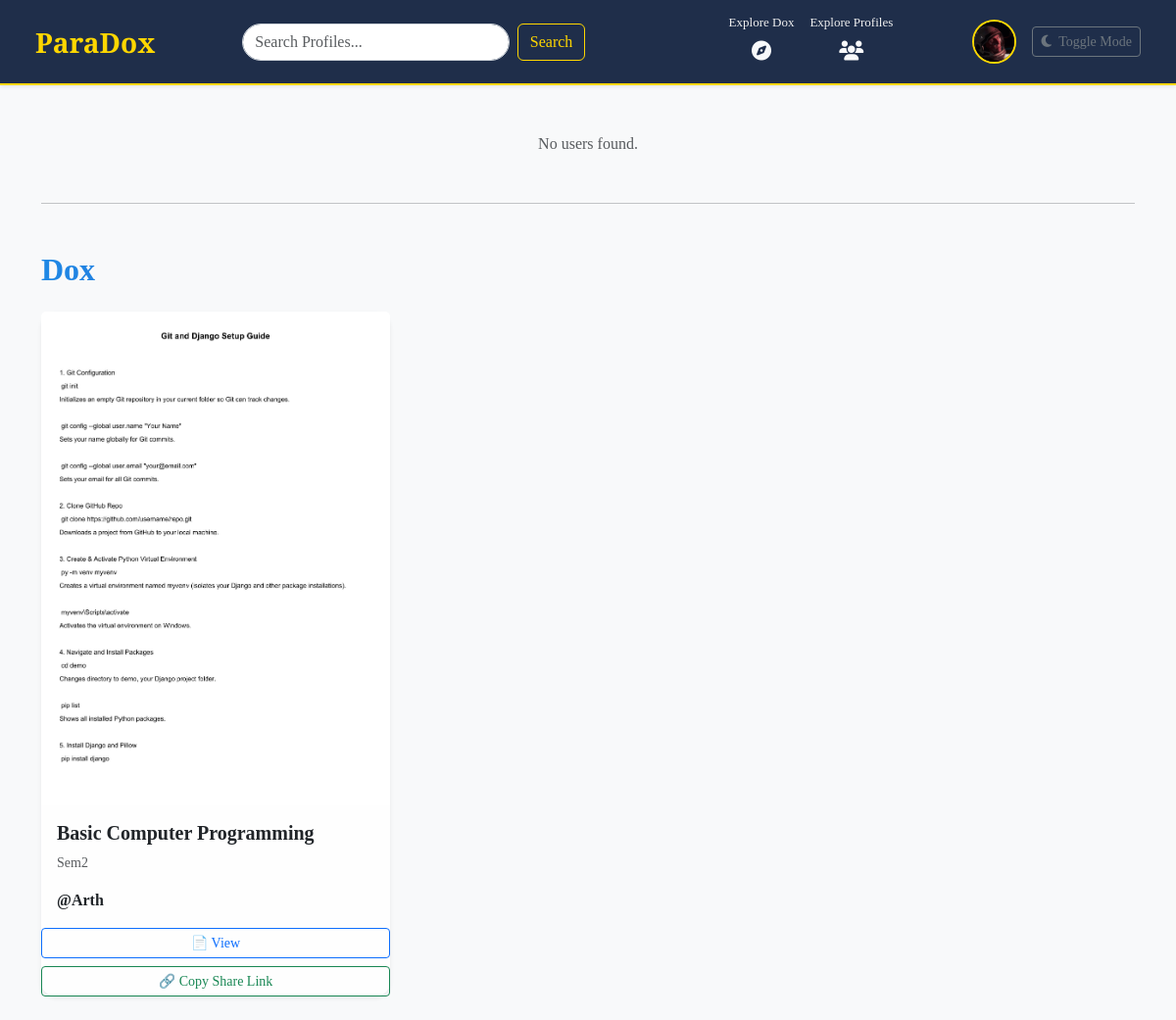
/index/ (signed in), run on the app's committed database.
### apps/dashboard/models.py (models this page shows)
class User(models.Model):
    email = models.EmailField(unique=True)
    name = models.CharField(max_length=100, default="User", null=True, blank=True)
    mobile = models.CharField(max_length=14, unique=True)
    password = models.CharField(max_length=255)
    otp = models.IntegerField(null=True, blank=True)
    is_active = models.BooleanField(default=False)
    followers = models.ManyToManyField('self', symmetrical=False, related_name='following', blank=True)
    bio = models.TextField(blank=True, null=True)
    profile_image = models.ImageField(upload_to='profile_images/',blank=True, null=True)

class Document(models.Model):
    user = models.ForeignKey(User, on_delete=models.CASCADE)
    file = models.FileField(upload_to='documents/')
    title = models.CharField(max_length=100)
    description = models.TextField(blank=True)
    file = models.FileField(upload_to='documents/')
    thumbnail = models.ImageField(upload_to='thumbnails/', blank=True, null=True)
    uploaded_at = models.DateTimeField(auto_now_add=True)

### apps/dashboard/views.py (the view)
# urls.py: path('index/', views.index, name='index'),
@login_required
def index(request):
    user_id = request.session.get('user_id')
    current_user = User.objects.get(id=user_id)
    query = request.GET.get('query')
    users = list(User.objects.filter(name__icontains=query).exclude(id=user_id)) if query else list(User.objects.exclude(id=user_id))
    documents = list(Document.objects.all())
    random.shuffle(users)
    random.shuffle(documents)
    for doc in documents:
        doc.comment_data = json.dumps([
            {
                "user": c.user.name,
                "text": c.text,
                "created_at": c.created_at.strftime("%b %d %H:%M")
            }
            for c in doc.comments.all()
        ], cls=DjangoJSONEncoder)
    return render(request, 'dashboard/index.html', {
        'users': users[:10],
        'documents': documents[:10],
        'query': query,
        'current_user': current_user
    })

### apps/dashboard/context_processors.py (called while the page is built)
def current_user(request):
    user_id = request.session.get('user_id')
    if user_id:
        try:
            user = User.objects.get(id=user_id)
            return {'user': user}
        except User.DoesNotExist:
            return {}
    return {}

### apps/dashboard/views.py (called while the page is built)
def login_required(view_func):
    @wraps(view_func)
    def wrapper(request, *args, **kwargs):
        if 'user_id' not in request.session:
            return redirect('sign_in')
        return view_func(request, *args, **kwargs)
    return wrapper

### apps/dashboard/templates/dashboard/index.html (shortened to what this page needs)
{% extends 'dashboard/base.html' %}
{% load static %}
{% block body %}
<div class="container mt-5">
  {% if users %}
  <div class="row">
    {% for user in users %}
    <div class="col-md-4 mb-4">
      <div class="card glass-card shadow-sm border-0">
        <div class="card-body text-center">
          <img
            src="{% if user.profile_image %}{{ user.profile_image.url }}{% else %}{% static 'dashboard/images/default-profile-icon.jpg' %}{% endif %}"
            class="rounded-circle mb-3 border border-3" width="90" height="90" style="object-fit: cover;" />
          <h5 class="card-title mb-1">
            <a href="{% url 'public_profile' user.id %}" class="text-decoration-none text-dark fw-bold">
              @{{ user.name }}
            </a>
          </h5>
          <p class="text-muted mb-3 small">{{ user.bio|default:"No bio added yet." }}</p>
          <form method="post" action="{% url 'toggle_follow' user.id %}">
            {% csrf_token %}
            {% if user in current_user.following.all %}
            <button type="submit" class="btn btn-danger btn-sm rounded-pill px-4">Unfollow</button>
            {% else %}
            <button type="submit" class="btn btn-primary btn-sm rounded-pill px-4">Follow</button>
            {% endif %}
          </form>
        </div>
      </div>
    </div>
    {% endfor %}
  </div>
  {% else %}
  <p class="text-center text-muted">No users found.</p>
  {% endif %}
  <hr class="my-5">
  <h2 class="mb-4 fw-bold text-gradient">Dox</h2>
  <div class="row">
    {% for doc in documents %}
    <div class="col-md-4 mb-4">
      <div class="card h-100 glass-card shadow-sm border-0">
        <img
          src="{% if doc.thumbnail %}{{ doc.thumbnail.url }}{% else %}{% static 'dashboard/images/default-thumbnail.png' %}{% endif %}"
          class="card-img-top doc-trigger" style="cursor: pointer;" data-id="{{ doc.id }}" {% if doc.file %}
          data-file="{{ doc.file.url }}" {% else %} data-file="" {% endif %} data-title="{{ doc.title|escapejs }}"
          data-description="{{ doc.description|escapejs }}" data-user="{{ doc.user.name|escapejs }}"
          data-comments='[{% for c in doc.comments.all %}{"user": "{{ c.user.name|escapejs }}", "text": "{{ c.text|escapejs }}"}{% if not forloop.last %},{% endif %}{% endfor %}]'>
        <div class="card-body">
          <h5 class="card-title fw-semibold">{{ doc.title }}</h5>
          <p class="card-text small text-muted">{{ doc.description|default:"No description." }}</p>
          <a href="{% url 'public_profile' user.id %}" class="text-decoration-none text-dark fw-bold">
            @{{ user.name }}
          </a>
        </div>
        {% if doc.file %}
        <a href="{{ doc.file.url }}" target="_blank" class="btn btn-sm btn-outline-primary">📄 View</a>
        <button class="btn btn-sm btn-outline-success mt-2 copy-link-btn" data-link="{% url 'view_document' doc.id %}">
          🔗 Copy Share Link
        </button>
        {% else %}
        <span class="text-muted small">No file available</span>
        {% endif %}
      </div>
    </div>
    {% endfor %}
  </div>
</div>
{% endblock %}

### apps/dashboard/templates/dashboard/base.html (shortened to what this page needs)
{% load static %}
<!DOCTYPE html>
<html lang="en">
<head>
  <link href="https://cdn.jsdelivr.net/npm/bootstrap@5.3.6/dist/css/bootstrap.min.css" rel="stylesheet"
>
  <link rel="stylesheet" href="https://cdnjs.cloudflare.com/ajax/libs/font-awesome/6.4.0/css/all.min.css">
  <link rel="stylesheet" href="{% static 'dashboard/css/style.css' %}">
</head>
<body class="bg-light text-dark" id="page-body">
  <nav class="navbar navbar-expand-lg sticky-top shadow-sm">
    <div class="container-fluid">
      <a class="navbar-brand" href="{% url 'index' %}">ParaDox</a>
      <div class="collapse navbar-collapse justify-content-between" id="navbarNav">
        <form class="d-flex mx-auto" action="{% url 'index' %}" method="get" style="width: 350px;">
          <input class="form-control me-2" type="search" name="query" placeholder="Search Profiles..."
            aria-label="Search">
          <button class="btn btn-outline-dark" type="submit">Search</button>
        </form>
        <ul class="navbar-nav ms-auto d-flex align-items-center gap-3">
          <li class="nav-item text-center">
            <label>Explore Dox</label>
            <a href="{% url 'explore_docs' %}" class="nav-link text-light">
              <i class="fas fa-compass fa-lg"></i>
            </a>
          </li>
          <li class="nav-item text-center">
            <label>Explore Profiles</label>
            <a href="{% url 'explore_profile' %}" class="nav-link text-light">
              <i class="fas fa-users fa-lg"></i>
            </a>
          </li>
        </ul>
        <ul class="navbar-nav ms-auto d-flex align-items-center gap-3">
          <li class="nav-item">
            <a href="{% url 'profile' %}">
              {% if user.profile_image %}
              <img src="{{ user.profile_image.url }}" alt="Profile" title="@{{ user.name }}" class="ms-2"
                style="width: 45px; height: 45px; object-fit: cover; border-radius: 50%; border: 2px solid gold;">
              {% else %}
              <img src="{% static 'dashboard/images/default-profile-icon.jpg' %}" alt="Default" title="@{{ user.name }}"
                class="ms-2"
                style="width: 45px; height: 45px; object-fit: cover; border-radius: 50%; border: 2px solid gold;">
              {% endif %}
            </a>
          </li>
          <li class="nav-item">
            <button class="btn btn-sm btn-outline-secondary" id="themeToggle">
              <i class="fas fa-moon me-1"></i> Toggle Mode
            </button>
          </li>
        </ul>
      </div>
    </div>
  </nav>
  {% block body %}{% endblock %}
</body>
</html>

### apps/dashboard/static/dashboard/css/style.css (style rules this page uses)
* { font-family: 'Times New Roman', Times, serif; }

### apps/dashboard/templates/dashboard/base.html (style rules this page uses)
body { font-family: 'Roboto', sans-serif; }
.navbar { background: rgba(19, 35, 65, 0.95); padding: 0.8rem 1.5rem; border-bottom: 2px solid gold; backdrop-filter: blur(10px); }
.navbar-brand { font-family: 'Playfair Display', serif; font-size: 28px; font-weight: 600; color: gold !important; }
.nav-link, .form-control { border-radius: 30px; }
.form-control { border: 1px solid #ced4da; }
.btn-outline-dark { border-color: gold; color: gold; }
.navbar-nav .nav-item img { border-radius: 50%; width: 45px; height: 45px; object-fit: cover; border: 2px solid gold; }
label { font-size: 13px; font-weight: 500; color: #f0f0f0; margin-bottom: 0; display: block; text-align: center; }

### apps/dashboard/templates/dashboard/index.html (style rules this page uses)
.glass-card { background: rgba(255, 255, 255, 0.8); backdrop-filter: blur(10px); border-radius: 15px; transition: transform 0.2s ease, box-shadow 0.2s ease; }
.text-gradient { background: linear-gradient(to right, #1e88e5, #6a1b9a); -webkit-background-clip: text; -webkit-text-fill-color: transparent; }

### data on the page
User: profile_image (picture), name "Arth"
Document: thumbnail (picture), title "Basic Computer Programming", description "Sem2"
